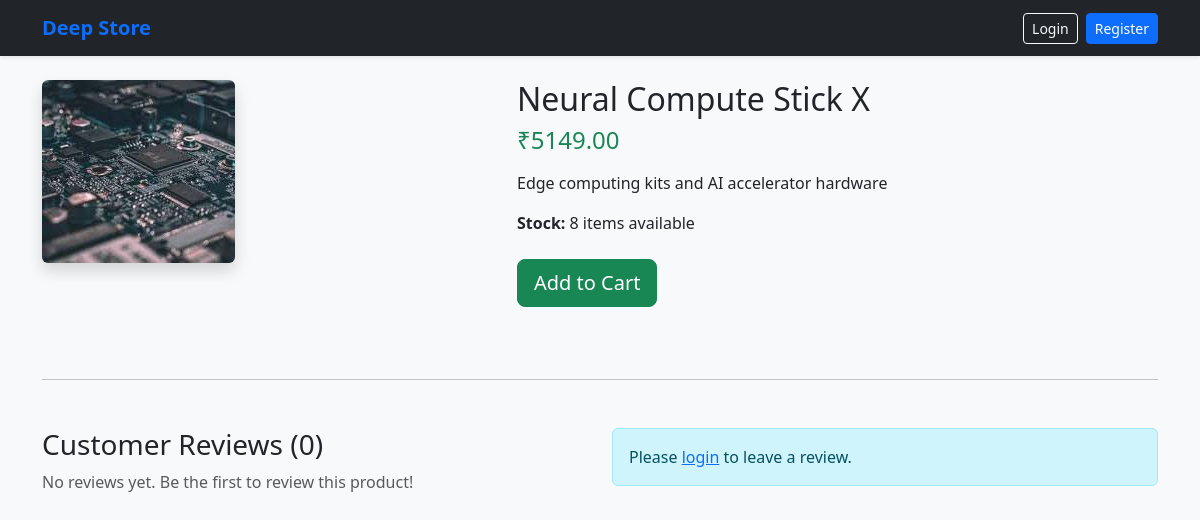
/product/neural-compute-stick-x/, run on the app's committed database.
### shop/models.py (models this page shows, shortened)
class Product(models.Model):
    category = models.ForeignKey(Category, on_delete=models.CASCADE, related_name='products')
    name = models.CharField(max_length=200)
    slug = models.SlugField(max_length=200, unique=True)
    description = models.TextField()
    price = models.DecimalField(max_digits=10, decimal_places=2)
    stock = models.IntegerField(default=0)
    image = models.ImageField(upload_to='products/', blank=True, null=True)
    is_available = models.BooleanField(default=True)
    created_at = models.DateTimeField(auto_now_add=True)
    updated_at = models.DateTimeField(auto_now=True)

### shop/views.py (the view)
# urls.py: path('product/<slug:slug>/', views.product_detail, name='product_detail'),
def product_detail(request, slug):
    product = get_object_or_404(Product, slug=slug, is_available=True)
    reviews = product.reviews.all().order_by('-created_at')
    review_form = ReviewForm()
    in_wishlist = False
    if request.user.is_authenticated:
        in_wishlist = Wishlist.objects.filter(user=request.user, product=product).exists()
    context = {
        'product': product,
        'reviews': reviews,
        'review_form': review_form,
        'in_wishlist': in_wishlist,
    }
    return render(request, 'shop/product_detail.html', context)

### shop/templates/shop/product_detail.html (shortened to what this page needs)
{% extends 'shop/base.html' %}
{% block content %}
<div class="row mt-4">
    <div class="col-md-5">
        {% if product.image %}
            <img src="{{ product.image.url }}" class="img-fluid rounded shadow">
        {% else %}
            <div class="bg-secondary text-white text-center py-5 rounded">No Image</div>
        {% endif %}
    </div>
    <div class="col-md-7">
        <h2>{{ product.name }}</h2>
        <h4 class="text-success">₹{{ product.price }}</h4>
        <p class="mt-3">{{ product.description }}</p>
        <p><strong>Stock:</strong> {{ product.stock }} items available</p>
        <div class="d-flex gap-2 my-4">
            <a href="{% url 'add_to_cart' product.id %}" class="btn btn-success btn-lg">Add to Cart</a>
        </div>
    </div>
</div>
<hr class="my-5">
<div class="row">
    <div class="col-md-6">
        <h3>Customer Reviews ({{ reviews.count }})</h3>
        {% for review in reviews %}
            <div class="card my-3 shadow-sm">
                <div class="card-body">
                    <h6 class="card-subtitle mb-2 text-muted">{{ review.user.username }} — {{ review.rating }} ⭐</h6>
                    <p class="card-text">{{ review.comment }}</p>
                    <small class="text-muted">{{ review.created_at|date:"M d, Y" }}</small>
                </div>
            </div>
        {% empty %}
            <p class="text-muted">No reviews yet. Be the first to review this product!</p>
        {% endfor %}
    </div>
    <div class="col-md-6">
        {% if user.is_authenticated %}
            <h3>Leave a Review</h3>
            <form method="POST" action="{% url 'add_review' product.id %}">
                {% csrf_token %}
                <div class="mb-3">
                    <label>Rating</label>
                    {{ review_form.rating }}
                </div>
                <div class="mb-3">
                    <label>Comment</label>
                    {{ review_form.comment }}
                </div>
                <button type="submit" class="btn btn-primary">Submit Review</button>
            </form>
        {% else %}
            <div class="alert alert-info">Please <a href="{% url 'login' %}">login</a> to leave a review.</div>
        {% endif %}
    </div>
</div>
{% endblock %}

### data on the page
Product: image (picture), name "Neural Compute Stick X", price "5149.00", description "Edge computing kits and AI accelerator hardware", stock "8"

### other printed values
{{ reviews.count }} "0"
